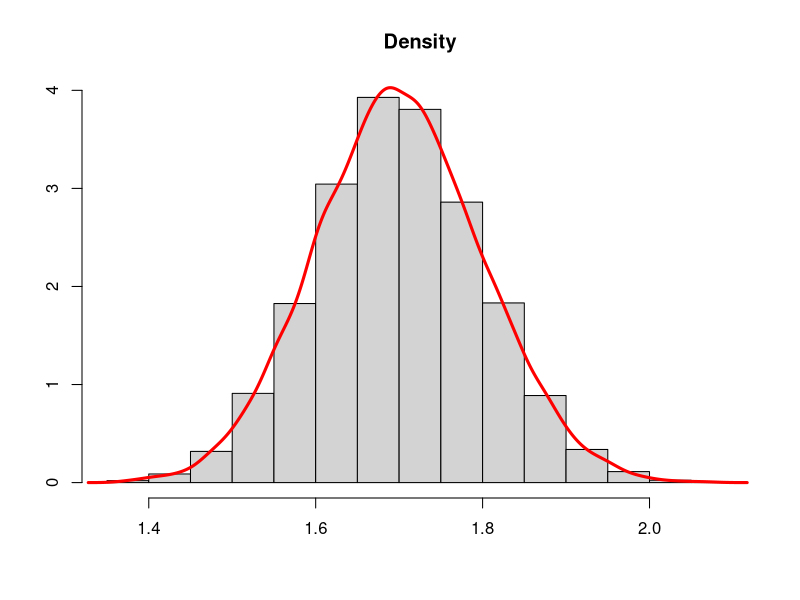

Write R code to recreate this figure.
I = rnorm(10000,1.70,0.1)
print(I)

hist(
  I,
  freq=FALSE,
  main='Density',
  xlab='',
  ylab='')

dens = density(I)#, bw="SJ")

lines(dens, col='red', lwd=3)
